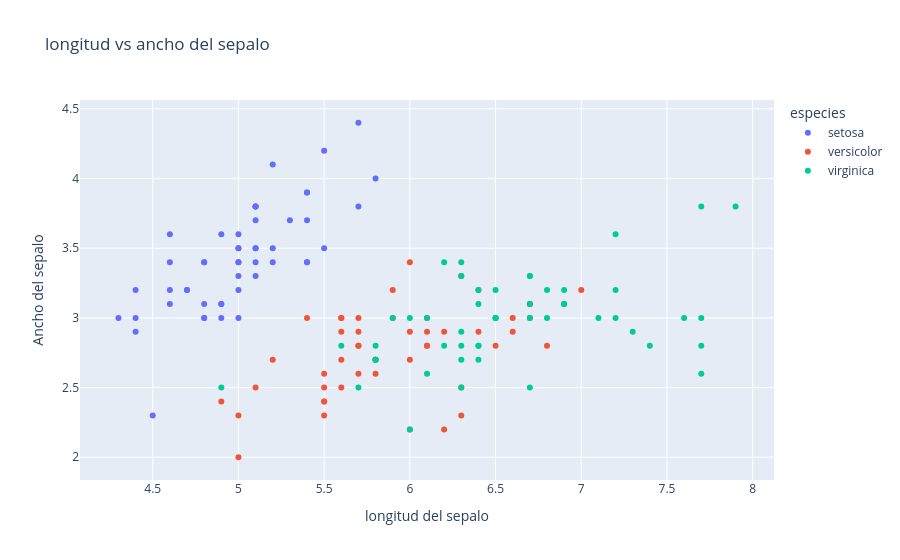

Source (notebook cell):
### Code cell
# Construye un gráfico de dispersión que muestre la relación entre `sepal_length` y `sepal_width`. Diferencia
# cada observación según la especie mediante el parámetro `color`. Agrega un título descriptivo y etiquetas
# claras para ambos ejes.
# Conceptos a practicar: px.scatter, ejes, color y títulos.

fig=px.scatter(
    df,
    x="sepal_length",
    y="sepal_width",
    color="species",
    title="longitud vs ancho del sepalo",
    labels={
        "sepal_length": "longitud del sepalo",
        "sepal_width": "Ancho del sepalo",
        "species": "especies"

    }
)
fig.show()

### Figure 1 — Plotly figure (JSON) as saved in the notebook; plotly's stock layout.template omitted (floating-point values rounded to 4 significant figures)
{"data": [{"hovertemplate": "especies=setosa<br>longitud del sepalo=%{x}<br>Ancho del sepalo=%{y}<extra></extra>", "legendgroup": "setosa", "marker": {"color": "#636efa", "symbol": "circle"}, "mode": "markers", "name": "setosa", "orientation": "v", "showlegend": true, "type": "scatter", "x": [5.1, 4.9, 4.7, 4.6, 5.0, 5.4, 4.6, 5.0, 4.4, 4.9, 5.4, 4.8, 4.8, 4.3, 5.8, 5.7, 5.4, 5.1, 5.7, 5.1, 5.4, 5.1, 4.6, 5.1, 4.8, 5.0, 5.0, 5.2, 5.2, 4.7, 4.8, 5.4, 5.2, 5.5, 4.9, 5.0, 5.5, 4.9, 4.4, 5.1, 5.0, 4.5, 4.4, 5.0, 5.1, 4.8, 5.1, 4.6, 5.3, 5.0], "xaxis": "x", "y": [3.5, 3.0, 3.2, 3.1, 3.6, 3.9, 3.4, 3.4, 2.9, 3.1, 3.7, 3.4, 3.0, 3.0, 4.0, 4.4, 3.9, 3.5, 3.8, 3.8, 3.4, 3.7, 3.6, 3.3, 3.4, 3.0, 3.4, 3.5, 3.4, 3.2, 3.1, 3.4, 4.1, 4.2, 3.1, 3.2, 3.5, 3.6, 3.0, 3.4, 3.5, 2.3, 3.2, 3.5, 3.8, 3.0, 3.8, 3.2, 3.7, 3.3], "yaxis": "y"}, {"hovertemplate": "especies=versicolor<br>longitud del sepalo=%{x}<br>Ancho del sepalo=%{y}<extra></extra>", "legendgroup": "versicolor", "marker": {"color": "#EF553B", "symbol": "circle"}, "mode": "markers", "name": "versicolor", "orientation": "v", "showlegend": true, "type": "scatter", "x": [7.0, 6.4, 6.9, 5.5, 6.5, 5.7, 6.3, 4.9, 6.6, 5.2, 5.0, 5.9, 6.0, 6.1, 5.6, 6.7, 5.6, 5.8, 6.2, 5.6, 5.9, 6.1, 6.3, 6.1, 6.4, 6.6, 6.8, 6.7, 6.0, 5.7, 5.5, 5.5, 5.8, 6.0, 5.4, 6.0, 6.7, 6.3, 5.6, 5.5, 5.5, 6.1, 5.8, 5.0, 5.6, 5.7, 5.7, 6.2, 5.1, 5.7], "xaxis": "x", "y": [3.2, 3.2, 3.1, 2.3, 2.8, 2.8, 3.3, 2.4, 2.9, 2.7, 2.0, 3.0, 2.2, 2.9, 2.9, 3.1, 3.0, 2.7, 2.2, 2.5, 3.2, 2.8, 2.5, 2.8, 2.9, 3.0, 2.8, 3.0, 2.9, 2.6, 2.4, 2.4, 2.7, 2.7, 3.0, 3.4, 3.1, 2.3, 3.0, 2.5, 2.6, 3.0, 2.6, 2.3, 2.7, 3.0, 2.9, 2.9, 2.5, 2.8], "yaxis": "y"}, {"hovertemplate": "especies=virginica<br>longitud del sepalo=%{x}<br>Ancho del sepalo=%{y}<extra></extra>", "legendgroup": "virginica", "marker": {"color": "#00cc96", "symbol": "circle"}, "mode": "markers", "name": "virginica", "orientation": "v", "showlegend": true, "type": "scatter", "x": [6.3, 5.8, 7.1, 6.3, 6.5, 7.6, 4.9, 7.3, 6.7, 7.2, 6.5, 6.4, 6.8, 5.7, 5.8, 6.4, 6.5, 7.7, 7.7, 6.0, 6.9, 5.6, 7.7, 6.3, 6.7, 7.2, 6.2, 6.1, 6.4, 7.2, 7.4, 7.9, 6.4, 6.3, 6.1, 7.7, 6.3, 6.4, 6.0, 6.9, 6.7, 6.9, 5.8, 6.8, 6.7, 6.7, 6.3, 6.5, 6.2, 5.9], "xaxis": "x", "y": [3.3, 2.7, 3.0, 2.9, 3.0, 3.0, 2.5, 2.9, 2.5, 3.6, 3.2, 2.7, 3.0, 2.5, 2.8, 3.2, 3.0, 3.8, 2.6, 2.2, 3.2, 2.8, 2.8, 2.7, 3.3, 3.2, 2.8, 3.0, 2.8, 3.0, 2.8, 3.8, 2.8, 2.8, 2.6, 3.0, 3.4, 3.1, 3.0, 3.1, 3.1, 3.1, 2.7, 3.2, 3.3, 3.0, 2.5, 3.0, 3.4, 3.0], "yaxis": "y"}], "layout": {"legend": {"title": {"text": "especies"}, "tracegroupgap": 0}, "title": {"text": "longitud vs ancho del sepalo"}, "xaxis": {"anchor": "y", "domain": [0, 1], "title": {"text": "longitud del sepalo"}}, "yaxis": {"anchor": "x", "domain": [0, 1], "title": {"text": "Ancho del sepalo"}}}}
